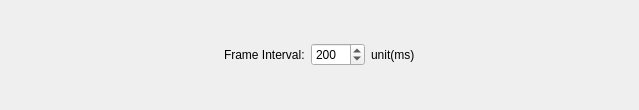
<?xml version="1.0" encoding="UTF-8"?>
<ui version="4.0">
 <class>FrameRateSettingsWidget</class>
 <widget class="QWidget" name="FrameRateSettingsWidget">
  <property name="geometry">
   <rect>
    <x>0</x>
    <y>0</y>
    <width>639</width>
    <height>110</height>
   </rect>
  </property>
  <property name="windowTitle">
   <string>Form</string>
  </property>
  <layout class="QHBoxLayout" name="horizontalLayout">
   <item>
    <spacer name="horizontalSpacer">
     <property name="orientation">
      <enum>Qt::Horizontal</enum>
     </property>
     <property name="sizeHint" stdset="0">
      <size>
       <width>23</width>
       <height>20</height>
      </size>
     </property>
    </spacer>
   </item>
   <item>
    <widget class="QLabel" name="label">
     <property name="text">
      <string>Frame Interval:</string>
     </property>
    </widget>
   </item>
   <item>
    <widget class="SpinBox" name="spinBox">
     <property name="minimum">
      <number>20</number>
     </property>
     <property name="maximum">
      <number>1000</number>
     </property>
     <property name="singleStep">
      <number>1</number>
     </property>
     <property name="value">
      <number>200</number>
     </property>
    </widget>
   </item>
   <item>
    <widget class="QLabel" name="label_2">
     <property name="text">
      <string>unit(ms)</string>
     </property>
    </widget>
   </item>
   <item>
    <spacer name="horizontalSpacer_2">
     <property name="orientation">
      <enum>Qt::Horizontal</enum>
     </property>
     <property name="sizeHint" stdset="0">
      <size>
       <width>24</width>
       <height>20</height>
      </size>
     </property>
    </spacer>
   </item>
  </layout>
 </widget>
 <customwidgets>
  <customwidget>
   <class>SpinBox</class>
   <extends>QSpinBox</extends>
   <header>spinbox.h</header>
  </customwidget>
 </customwidgets>
 <resources/>
 <connections/>
</ui>
